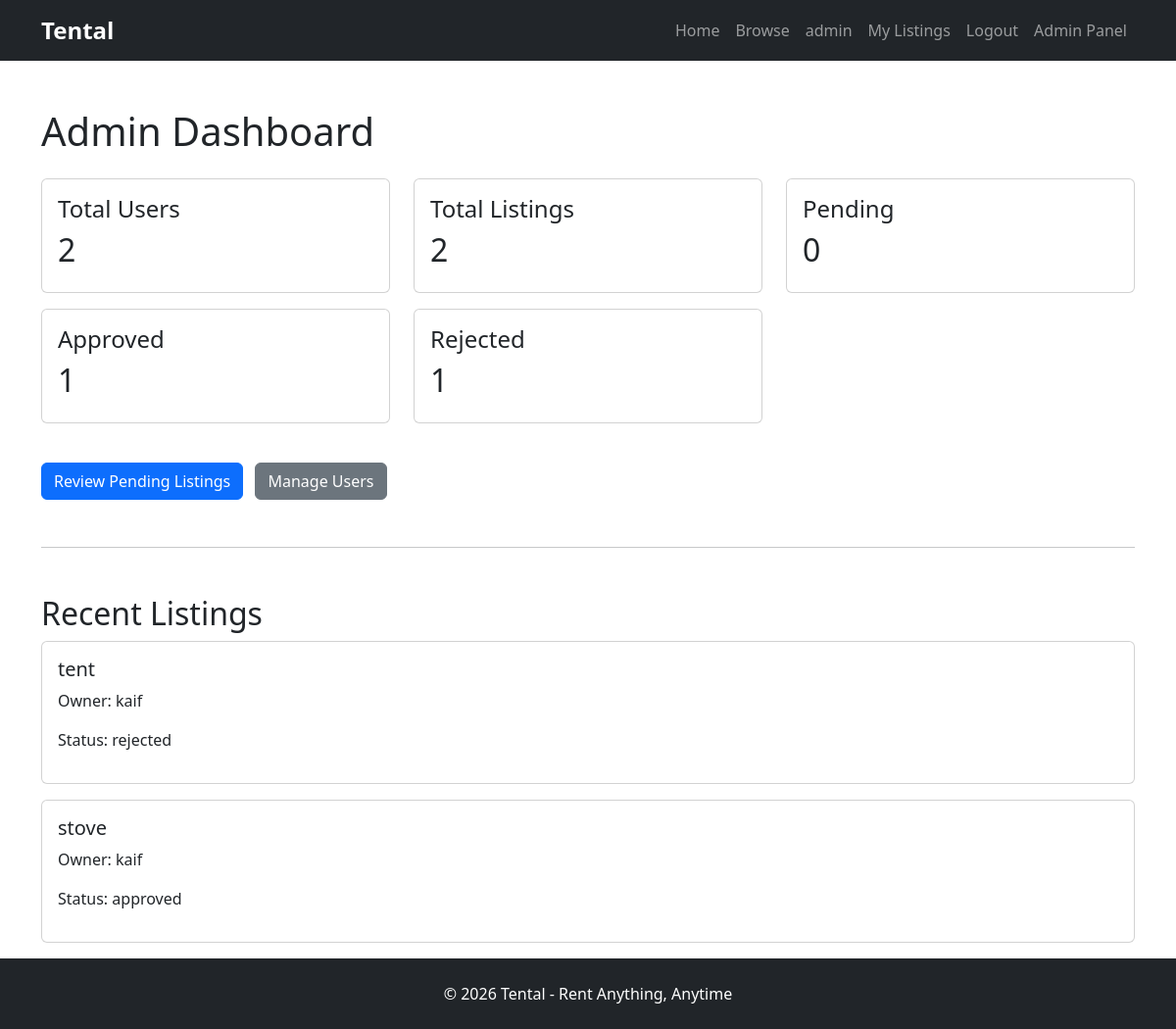
The app's page /admin/dashboard (signed in) with its own data.
### models/user.py (models this page shows)
class User(UserMixin, db.Model):
    id = db.Column(db.Integer, primary_key=True)
    name = db.Column(
        db.String(100),
        nullable=False
    )
    email = db.Column(
        db.String(120),
        unique=True,
        nullable=False
    )
    password = db.Column(
        db.String(255),
        nullable=False
    )
    rentals = db.relationship(
        "RentalItem",
        backref="owner",
        lazy=True
    )
    is_admin = db.Column(
        db.Boolean,
        default=False
    )
    is_active_user = db.Column(
        db.Boolean,
        default=True
    )

### models/rental_item.py (models this page shows)
class RentalItem(db.Model):
    id = db.Column(db.Integer, primary_key=True)
    title = db.Column(db.String(100), nullable=False)
    description = db.Column(db.Text, nullable=False)
    price_per_day = db.Column(db.Float, nullable=False)
    category = db.Column(db.String(100), nullable=False)
    user_id = db.Column(
        db.Integer,
        db.ForeignKey("user.id"),
        nullable=False
    )
    status = db.Column(
        db.String(20),
        default="pending"
    )
    image = db.Column(
        db.String(255)
    )

### routes/main.py (the view)
@main.route("/admin/dashboard")
@login_required
def admin_dashboard():
    if not current_user.is_admin:
        return "Access Denied"
    total_users = User.query.count()
    total_listings = RentalItem.query.count()
    pending_listings = RentalItem.query.filter_by(
        status="pending"
    ).count()
    approved_listings = RentalItem.query.filter_by(
        status="approved"
    ).count()
    rejected_listings = RentalItem.query.filter_by(
        status="rejected"
    ).count()
    recent_listings = RentalItem.query.order_by(
        RentalItem.id.desc()
    ).limit(5).all()
    return render_template(
        "admin_dashboard.html",
        total_users=total_users,
        total_listings=total_listings,
        pending_listings=pending_listings,
        approved_listings=approved_listings,
        rejected_listings=rejected_listings,
        recent_listings=recent_listings
    )

### models/user.py (called while the page is built)
@login_manager.user_loader
def load_user(user_id):
    return User.query.get(int(user_id))

### templates/admin_dashboard.html
{% extends "base.html" %} {% block content %}
<div class="container mt-5">
  <h1 class="mb-4">Admin Dashboard</h1>
  <div class="row">
    <div class="col-md-4 mb-3">
      <div class="card">
        <div class="card-body">
          <h4>Total Users</h4>
          <h2>{{ total_users }}</h2>
        </div>
      </div>
    </div>
    <div class="col-md-4 mb-3">
      <div class="card">
        <div class="card-body">
          <h4>Total Listings</h4>
          <h2>{{ total_listings }}</h2>
        </div>
      </div>
    </div>
    <div class="col-md-4 mb-3">
      <div class="card">
        <div class="card-body">
          <h4>Pending</h4>
          <h2>{{ pending_listings }}</h2>
        </div>
      </div>
    </div>
    <div class="col-md-4 mb-3">
      <div class="card">
        <div class="card-body">
          <h4>Approved</h4>
          <h2>{{ approved_listings }}</h2>
        </div>
      </div>
    </div>
    <div class="col-md-4 mb-3">
      <div class="card">
        <div class="card-body">
          <h4>Rejected</h4>
          <h2>{{ rejected_listings }}</h2>
        </div>
      </div>
    </div>
  </div>
  <div class="mt-4">
    <a href="{{ url_for('main.admin_listings') }}" class="btn btn-primary">
      Review Pending Listings
    </a>
    <a href="{{ url_for('main.admin_users') }}" class="btn btn-secondary ms-2">
      Manage Users
    </a>
  </div>
  <hr class="my-5" />
  <h2>Recent Listings</h2>
  {% for rental in recent_listings %}
  <div class="card mb-3">
    <div class="card-body">
      <h5>{{ rental.title }}</h5>
      <p>Owner: {{ rental.owner.name }}</p>
      <p>Status: {{ rental.status }}</p>
    </div>
  </div>
  {% endfor %}
</div>
{% endblock %}

### templates/base.html (shortened to what this page needs)
<!doctype html>
<html lang="en">
  <head>
    <link
      href="https://cdn.jsdelivr.net/npm/bootstrap@5.3.7/dist/css/bootstrap.min.css"
      rel="stylesheet"
    />
    <link
      rel="stylesheet"
      href="{{ url_for('static', filename='css/style.css') }}"
    />
  </head>
  <body>
    <nav class="navbar navbar-expand-lg navbar-dark bg-dark">
      <div class="container">
        <a class="navbar-brand" href="#">Tental</a>
        <div class="navbar-nav ms-auto">
          <a class="nav-link" href="{{ url_for('main.home') }}">Home</a>
          <a class="nav-link" href="{{ url_for('main.browse') }}">Browse</a>
          {% if current_user.is_authenticated %}
          <span class="nav-link"> {{ current_user.name }} </span>
          <a class="nav-link" href="{{ url_for('main.my_listings') }}">
            My Listings
          </a>
          <a class="nav-link" href="{{ url_for('auth.logout') }}"> Logout </a>
          {% if current_user.is_authenticated and current_user.is_admin %}
          <a class="nav-link" href="{{ url_for('main.admin_dashboard') }}">
            Admin Panel
          </a>
          {% endif %} {% else %}
          <a class="nav-link" href="{{ url_for('auth.login') }}"> Login </a>
          <a class="nav-link" href="{{ url_for('auth.register') }}">
            Register
          </a>
          {% endif %}
        </div>
      </div>
    </nav>
    <main class="flex-grow-1">{% block content %} {% endblock %}</main>
    <footer id="footer-section" class="bg-dark text-white text-center py-4">
      <p class="mb-0">© 2026 Tental - Rent Anything, Anytime</p>
    </footer>
  </body>
</html>

### static/css/style.css (style rules this page uses)
:root { --primary-color: #2E8B57; --secondary-color: #1E293B; }
html, body { height: 100%; }
body { display: flex; flex-direction: column; }
#footer-section { margin-top: auto; }
.navbar-brand { font-size: 1.5rem; font-weight: 700; }

### records on screen
User: name "admin"
RentalItem: title "tent", owner.name "kaif", status "rejected"
RentalItem: title "stove", owner.name "kaif", status "approved"

### other values on screen
{{ total_users }} "2"
{{ total_listings }} "2"
{{ pending_listings }} "0"
{{ approved_listings }} "1"
{{ rejected_listings }} "1"
